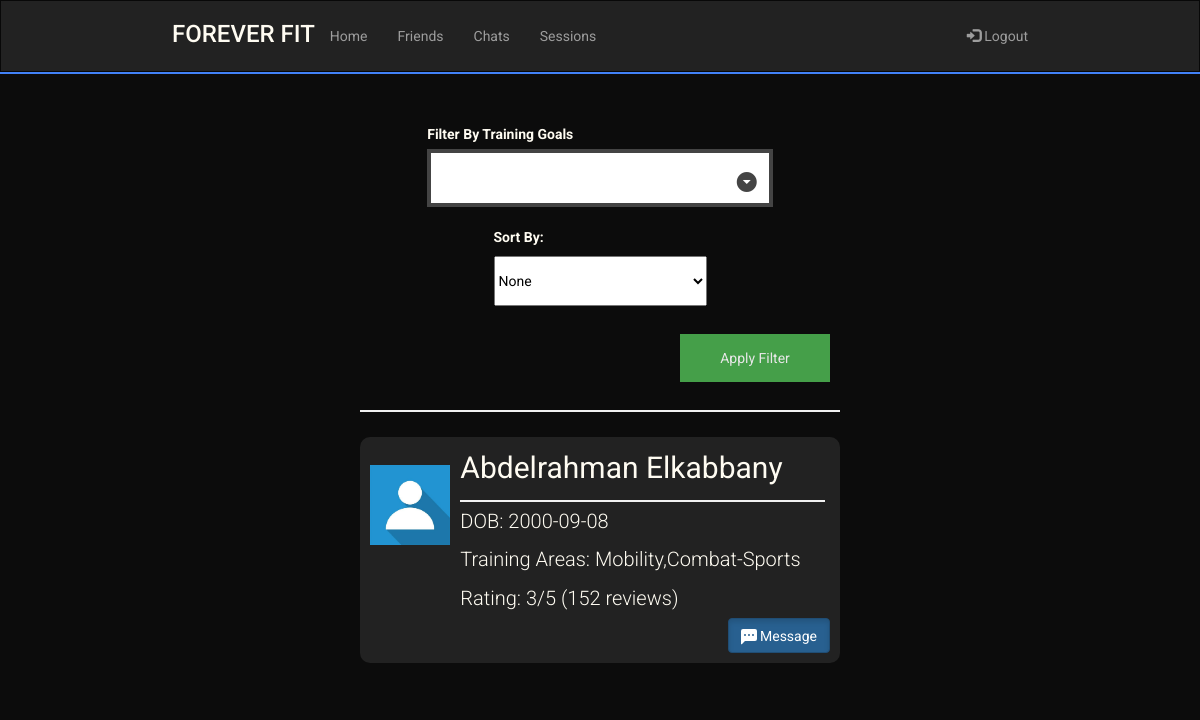
Screenshot of /TrainerSearch (signed in) with the database file from the repository.
### sql_db.py (models this page shows, shortened)
class User(UserMixin,db.Model):
    __tablename__ = 'user'
    username = db.Column(db.String(80), unique=True, primary_key=True)
    fname = db.Column(db.String(120), nullable=False)
    lname = db.Column(db.String(120), nullable=False)
    dob = db.Column(db.String(120), nullable=False)
    password = db.Column(db.String(120), nullable=False)
    isTrainer = db.Column(db.Boolean, nullable = False)
    fitnessGoals = db.Column(db.String(120), nullable=True)
    sessionsCompleted = db.Column(db.Integer, nullable=False)
    rating = db.Column(db.Integer, nullable=True)
    about = db.Column(db.String(120), nullable=True)
    def __repr__(self):
        return '<User %r>' % self.username

### routes.py (the view)
@app.route('/TrainerSearch')
@login_required
def TrainerSearch():
    return render_template('trainer-search.html', trainers = get_trainers())

### main.py (called while the page is built)
    @login.user_loader
    def load_user(uname):
        return User.query.get(uname)

### sql_db.py (called while the page is built)
def get_trainers():
    print(User.query.filter_by(isTrainer = True).all())
    return User.query.filter_by(isTrainer = True).all()

### templates/trainer-search.html (shortened to what this page needs)
<!DOCTYPE html>
<html lang="en">
    <head>
        <link rel="stylesheet" href="https://maxcdn.bootstrapcdn.com/bootstrap/3.4.1/css/bootstrap.min.css" />
        <link rel="stylesheet" href="../static/main.css" />
        <link rel="stylesheet" href="../static/dropdown.css" />
    </head>
    <body>
        <header>
            <nav class="navbar navbar-inverse" style="border-radius: 0px; margin-bottom: 0px;">
                <div class="container-fluid">
                    <div class="navbar-header mobile-center">
                        <h3 class="logo" href="#">FOREVER FIT</h3>
                    </div>
                    <ul class="nav navbar-nav laptop">
                        <li><a href="/">Home</a></li>
                        <li><a href="/Friends">Friends</a></li>
                        <li><a href="/chats">Chats</a></li>
                        <li><a href="/TrainingSessions">Sessions</a></li>
                    </ul>
                    <ul class="nav navbar-nav navbar-right laptop">
                        <li>
                            <a href="/logout"><span class="glyphicon glyphicon-log-in"></span> Logout</a>
                        </li>
                    </ul>
                </div>
            </nav>
            <hr class="header-hr"/>
        </header>
        <main>
            <form method="post" class="t-options">
                <div class="trainer-options">
                    <div class="f-column tgoals">
                        <label>Filter By Training Goals</label>
                    </div>
                    <div class="f-column">
                        <label for="sortby" style="margin-bottom: 9px;">Sort By:</label>
                            <select id="sortby" name="sortby" style="color: black; height:50px;">
                              <option value="none">None</option>
                            </select>
                    </div>
                </div>
                <div class="filter-div">
                    <button type="submit" class="filter" >Apply Filter</button>
                </div>
                <hr>
            </form>
            <div class="trainer-holder">
                {% for trainer in trainers %}
                <div class="trainer-widget">
                    <div class="trainer-image">
                        <img src="../static/images/profile-picture.jpeg" alt="ProfilePicture" class="profile-picture">
                    </div>
                    <div class="flex-column">
                        <div class = "trainer-info">
                            <div class="trainer-name big">
                                <p>{{ trainer.fname }} {{ trainer.lname }}</p>
                            </div>
                            <hr style="width: 100%; margin-top: 5px; margin-bottom:5px">
                            <div class="small trainer-details">
                                <p>DOB: {{ trainer.dob }}</p>
                                <p>Training Areas: {{ trainer.fitnessGoals }}</p>
                                <p>Rating: 3/5 (152 reviews)</p>
                            </div>
                        </div>
                        <div class="message-button">
                            <a href="/chat/{{trainer.username}}" class="btn btn-primary active mbtn" role="button">
                                Message
                            </a>
                        </div>
                    </div>
                </div>
                {% endfor %}
            </div>
        </main>
    </body>
</html>

### static/main.css (style rules this page uses)
:root { --black: #0c0c0c; --white: #fffcf2; --red: #e54b4b; --lightred: #f0c1c1; --blue: #4282f8; --darkblue: #356cd1; --grey: #222222; --lightgrey: #3d3d3d; }
@media (min-width : 872px) { .container-fluid { margin-bottom: 10px; } }
@media (min-width : 872px) { .navbar { padding-left: 13%; padding-right: 13%; } }
@media (min-width : 872px) { .navbar-nav { padding-top: 10px; } }
@media (min-width : 872px) { .big { font-size: 30px; } }
@media (min-width : 872px) { .small { font-size: 20px; font-weight: 300; } }
body { font-family: 'Roboto', sans-serif; background-color: var(--black); }
main { background-color: var(--black); display: block; overflow: auto; color: var(--white) }
.header-hr { margin-top: 0px; margin-bottom: 0px; border: 1px solid var(--blue); }
.logo { color: var(--white); }
hr { border: 1px solid #f1f1f1; margin-bottom: 25px; }
button { background-color: #4CAF50; color: white; padding: 14px 20px; margin: 8px 0; border: none; cursor: pointer; width: 100%; opacity: 0.9; }
.trainer-holder { display: flex; flex-direction: column; justify-content: space-between; }
.trainer-widget { border-radius: 10px; background-color: #222222; display: flex; flex-direction: row; margin-bottom: 30px; }
.trainer-image { width:100px; margin-right: 10px; }
.profile-picture { width: 100%; }
.trainer-info { width: 98%; }
.flex-column { width: 100%; }
.message-button { position: relative; height: 30px; }
.mbtn { position: absolute; bottom: 0; right: 0; }
.bi { position:relative; bottom: -4px; }
.trainer-options { display: flex; flex-wrap: wrap; }
@media (min-width : 1065px) { .trainer-holder { padding-left: 30%; padding-right: 30%; } }
@media (min-width : 1065px) { .trainer-image { padding-top : 18px; } }
@media (min-width : 1065px) { .trainer-widget { padding: 10px 10px 10px 10px; } }
@media (min-width : 1065px) { .t-options { padding-left:30%; padding-right:30%; padding-top: 30px; } }
.trainer-options { display: flex; flex-direction: row; justify-content: space-evenly; }
.f-column { padding-top:20px; display: flex; flex-direction: column; }
.filter { width: 150px; }
.filter-div { display: flex; padding-top: 20px; }
@media (min-width : 711px) { .tgoals { width: 72%; } }
@media (min-width : 711px) { .filter-div { justify-content: flex-end; padding-right: 10px; } }
:root { --gutter: 20px; }
.btn-primary { background-color: var(--blue); }

### rows the page displays
User: fname "Abdelrahman", lname "Elkabbany", dob "2000-09-08", fitnessGoals "Mobility,Combat-Sports"
